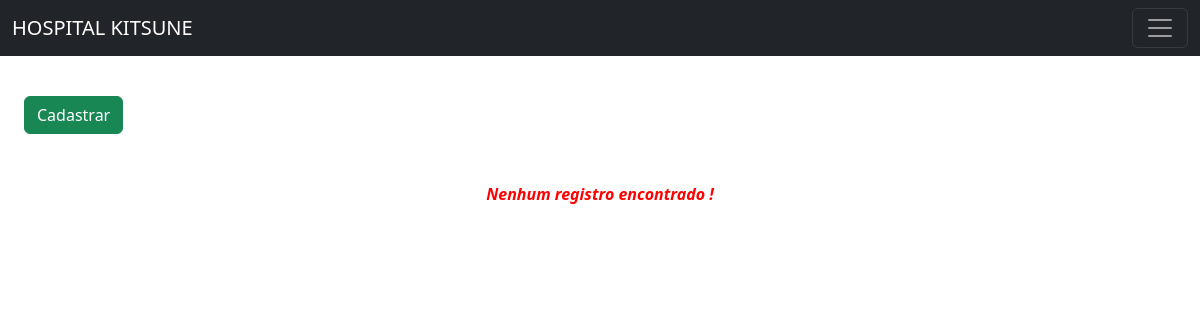
Before: /consultIndex.php with the older database file.
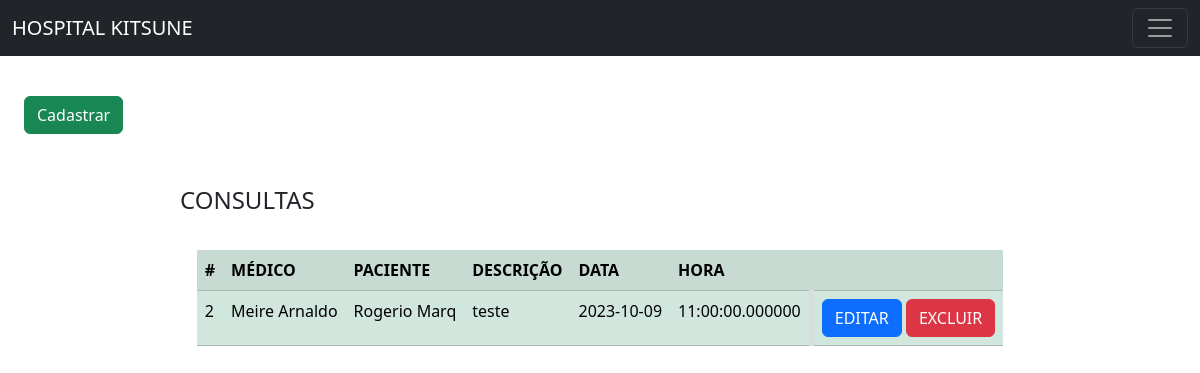
After: the same page with the newer database file.
### tables this page shows
CREATE TABLE `consult` (
  `id` int(10) NOT NULL,
  `doctors_id` int(11) NOT NULL,
  `patient_id` int(10) NOT NULL,
  `description` text DEFAULT NULL,
  `data` date DEFAULT NULL,
  `hour` time(6) DEFAULT NULL,
  `active` tinyint(1) NOT NULL DEFAULT 1
);

CREATE TABLE `doctors` (
  `id` int(10) NOT NULL,
  `CRM` int(10) DEFAULT NULL,
  `name` varchar(40) DEFAULT NULL,
  `email` varchar(45) DEFAULT NULL,
  `phone` varchar(30) DEFAULT NULL,
  `expertise` varchar(60) DEFAULT NULL,
  `active` tinyint(1) NOT NULL DEFAULT 1
);

CREATE TABLE `patient` (
  `id` int(10) NOT NULL,
  `CPF` varchar(20) DEFAULT NULL,
  `name` varchar(50) DEFAULT NULL,
  `email` varchar(50) DEFAULT NULL,
  `phone` varchar(25) DEFAULT NULL,
  `address` varchar(60) DEFAULT NULL,
  `active` tinyint(1) NOT NULL DEFAULT 1
);

### consultIndex.php (the view, shortened to what this page needs)
<?php
include 'header.php';
include 'config.php';
$sql = $conn->prepare('SELECT consult.*,
    doctors.name AS doctor_name,
    patient.name AS patient_name
    FROM consult
    JOIN doctors ON consult.doctors_id = doctors.id
    JOIN patient ON consult.patient_id = patient.id
    WHERE consult.active = 1');
$sql->execute();
$consults = $sql->fetchAll(PDO::FETCH_ASSOC);
echo '<a class="btn btn-success" href="consultForm.php" role="button" style="margin-top: 8%; margin-left:2%; margin-bottom: 4% ">Cadastrar</a>';
if(count($consults) > 0){
    echo "<legend style= 'padding-left:15%; padding-bottom:2%'>CONSULTAS</legend> ";
    echo "<div class='container-fluid' style='display:grid; justify-content: center; align-items: center;'>";
        echo "<table class='table table-success table-striped' style='margin:auto; margin-right: 10%;max-width: 100%;border-radius: 6px;'>";
        echo "<tr>";
            echo "<th>#</th>";
            echo "<th>MÉDICO</th>";
            echo "<th>PACIENTE</th>";
            echo "<th>DESCRIÇÃO</th>";
            echo "<th>DATA</th>";
            echo "<th>HORA</th>";
            echo "<th ></th>";
            echo "</tr>";
            foreach ($consults as $row) {
                echo "<tr>";
                echo "<td>" . $row['id'] . "</td>";
                echo "<td>" . $row['doctor_name'] . "</td>";
                echo "<td>" . $row['patient_name'] . "</td>";
                echo "<td>" . $row['description'] . "</td>";
                echo "<td>" . $row['data'] . "</td>";
                echo "<td>" . $row['hour'] . "</td>";
                echo "<td style='border-left: 5px solid gainsboro;'>
                <a href='editConsult.php?id=" . $row['id'] . "' class='btn btn-primary'>EDITAR</a>
                <button data-id='" . $row['id'] . "' class='btn btn-danger delete-btn'>EXCLUIR</button></td>";
                echo "</tr>";
            }
            echo "</table>";
    echo "</div>";
        } else {
            echo "<p style='font-weight: bold;  color: red; font-style: italic; display: flex; justify-content: center;'>Nenhum registro encontrado !</p>";
        }
?>

Changed rows visible on the page:
added consult: id "2", doctors.name "Meire Arnaldo", patient.name "Rogerio Marq", description "teste", data "2023-10-09", hour "11:00:00.000000"
Other visible differences:
text no longer shown: "Nenhum registro encontrado !"
text now shown: "CONSULTAS # MÉDICO PACIENTE DESCRIÇÃO DATA HORA"
